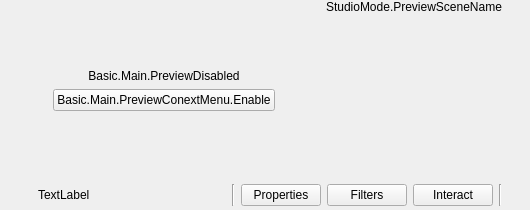
<?xml version="1.0" encoding="UTF-8"?>
<ui version="4.0">
 <class>OBSBasicCentral</class>
 <widget class="QWidget" name="OBSBasicCentral">
  <property name="geometry">
   <rect>
    <x>0</x>
    <y>0</y>
    <width>530</width>
    <height>210</height>
   </rect>
  </property>
  <layout class="QVBoxLayout" name="verticalLayout">
   <property name="spacing">
    <number>0</number>
   </property>
   <property name="leftMargin">
    <number>4</number>
   </property>
   <property name="topMargin">
    <number>0</number>
   </property>
   <property name="rightMargin">
    <number>4</number>
   </property>
   <property name="bottomMargin">
    <number>0</number>
   </property>
   <item>
    <layout class="QHBoxLayout" name="horizontalLayout_2">
     <item>
      <layout class="QHBoxLayout" name="previewLayout">
       <property name="spacing">
        <number>2</number>
       </property>
       <item>
        <widget class="QFrame" name="previewDisabledWidget">
         <property name="sizePolicy">
          <sizepolicy hsizetype="Expanding" vsizetype="Expanding">
           <horstretch>0</horstretch>
           <verstretch>0</verstretch>
          </sizepolicy>
         </property>
         <layout class="QVBoxLayout" name="verticalLayout_7">
          <item>
           <spacer name="verticalSpacer_2">
            <property name="orientation">
             <enum>Qt::Vertical</enum>
            </property>
            <property name="sizeHint" stdset="0">
             <size>
              <width>20</width>
              <height>40</height>
             </size>
            </property>
           </spacer>
          </item>
          <item>
           <widget class="QLabel" name="label">
            <property name="sizePolicy">
             <sizepolicy hsizetype="Preferred" vsizetype="Preferred">
              <horstretch>0</horstretch>
              <verstretch>0</verstretch>
             </sizepolicy>
            </property>
            <property name="text">
             <string>Basic.Main.PreviewDisabled</string>
            </property>
            <property name="alignment">
             <set>Qt::AlignCenter</set>
            </property>
           </widget>
          </item>
          <item>
           <layout class="QHBoxLayout" name="horizontalLayout">
            <item>
             <spacer name="horizontalSpacer_2">
              <property name="orientation">
               <enum>Qt::Horizontal</enum>
              </property>
              <property name="sizeHint" stdset="0">
               <size>
                <width>40</width>
                <height>20</height>
               </size>
              </property>
             </spacer>
            </item>
            <item>
             <widget class="QPushButton" name="enablePreviewButton">
              <property name="text">
               <string>Basic.Main.PreviewConextMenu.Enable</string>
              </property>
             </widget>
            </item>
            <item>
             <spacer name="horizontalSpacer_3">
              <property name="orientation">
               <enum>Qt::Horizontal</enum>
              </property>
              <property name="sizeHint" stdset="0">
               <size>
                <width>40</width>
                <height>20</height>
               </size>
              </property>
             </spacer>
            </item>
           </layout>
          </item>
          <item>
           <spacer name="verticalSpacer_3">
            <property name="orientation">
             <enum>Qt::Vertical</enum>
            </property>
            <property name="sizeHint" stdset="0">
             <size>
              <width>20</width>
              <height>40</height>
             </size>
            </property>
           </spacer>
          </item>
         </layout>
        </widget>
       </item>
       <item>
        <layout class="QVBoxLayout" name="previewTextLayout">
         <property name="spacing">
          <number>0</number>
         </property>
         <item>
          <widget class="QLabel" name="previewLabel">
           <property name="sizePolicy">
            <sizepolicy hsizetype="Ignored" vsizetype="Preferred">
             <horstretch>0</horstretch>
             <verstretch>0</verstretch>
            </sizepolicy>
           </property>
           <property name="text">
            <string>StudioMode.PreviewSceneName</string>
           </property>
           <property name="alignment">
            <set>Qt::AlignLeading|Qt::AlignLeft|Qt::AlignVCenter</set>
           </property>
           <property name="themeID" stdset="0">
            <string>previewProgramLabels</string>
           </property>
          </widget>
         </item>
         <item>
          <widget class="OBSBasicPreview" name="preview" native="true">
           <property name="sizePolicy">
            <sizepolicy hsizetype="Expanding" vsizetype="Expanding">
             <horstretch>0</horstretch>
             <verstretch>0</verstretch>
            </sizepolicy>
           </property>
           <property name="minimumSize">
            <size>
             <width>32</width>
             <height>32</height>
            </size>
           </property>
           <property name="focusPolicy">
            <enum>Qt::ClickFocus</enum>
           </property>
           <property name="contextMenuPolicy">
            <enum>Qt::CustomContextMenu</enum>
           </property>
           <addaction name="actionRemoveSource"/>
          </widget>
         </item>
        </layout>
       </item>
      </layout>
     </item>
    </layout>
   </item>
   <item>
    <widget class="QFrame" name="contextContainer">
     <property name="sizePolicy">
      <sizepolicy hsizetype="Preferred" vsizetype="Preferred">
       <horstretch>0</horstretch>
       <verstretch>0</verstretch>
      </sizepolicy>
     </property>
     <property name="minimumSize">
      <size>
       <width>0</width>
       <height>0</height>
      </size>
     </property>
     <layout class="QHBoxLayout" name="horizontalLayout9">
      <property name="spacing">
       <number>6</number>
      </property>
      <property name="sizeConstraint">
       <enum>QLayout::SetDefaultConstraint</enum>
      </property>
      <property name="leftMargin">
       <number>6</number>
      </property>
      <property name="topMargin">
       <number>4</number>
      </property>
      <property name="rightMargin">
       <number>6</number>
      </property>
      <property name="bottomMargin">
       <number>4</number>
      </property>
      <item>
       <widget class="QFrame" name="contextSubContainer">
        <property name="sizePolicy">
         <sizepolicy hsizetype="Preferred" vsizetype="Preferred">
          <horstretch>0</horstretch>
          <verstretch>0</verstretch>
         </sizepolicy>
        </property>
        <property name="minimumSize">
         <size>
          <width>0</width>
          <height>0</height>
         </size>
        </property>
        <layout class="QHBoxLayout" name="horizontalLayout_5">
         <property name="spacing">
          <number>6</number>
         </property>
         <property name="leftMargin">
          <number>0</number>
         </property>
         <property name="topMargin">
          <number>0</number>
         </property>
         <property name="rightMargin">
          <number>0</number>
         </property>
         <property name="bottomMargin">
          <number>0</number>
         </property>
         <item>
          <widget class="QLabel" name="contextSourceIcon">
           <property name="sizePolicy">
            <sizepolicy hsizetype="Fixed" vsizetype="Fixed">
             <horstretch>0</horstretch>
             <verstretch>0</verstretch>
            </sizepolicy>
           </property>
           <property name="minimumSize">
            <size>
             <width>22</width>
             <height>22</height>
            </size>
           </property>
           <property name="maximumSize">
            <size>
             <width>22</width>
             <height>22</height>
            </size>
           </property>
           <property name="text">
            <string/>
           </property>
          </widget>
         </item>
         <item>
          <widget class="QLabel" name="contextSourceLabel">
           <property name="sizePolicy">
            <sizepolicy hsizetype="Preferred" vsizetype="Fixed">
             <horstretch>0</horstretch>
             <verstretch>0</verstretch>
            </sizepolicy>
           </property>
           <property name="minimumSize">
            <size>
             <width>160</width>
             <height>22</height>
            </size>
           </property>
           <property name="maximumSize">
            <size>
             <width>160</width>
             <height>22</height>
            </size>
           </property>
           <property name="text">
            <string>TextLabel</string>
           </property>
          </widget>
         </item>
         <item>
          <widget class="QLabel" name="contextSourceIconSpacer">
           <property name="sizePolicy">
            <sizepolicy hsizetype="Fixed" vsizetype="Fixed">
             <horstretch>0</horstretch>
             <verstretch>0</verstretch>
            </sizepolicy>
           </property>
           <property name="minimumSize">
            <size>
             <width>22</width>
             <height>22</height>
            </size>
           </property>
           <property name="maximumSize">
            <size>
             <width>22</width>
             <height>22</height>
            </size>
           </property>
           <property name="text">
            <string/>
           </property>
          </widget>
         </item>
         <item>
          <widget class="Line" name="line_3">
           <property name="orientation">
            <enum>Qt::Vertical</enum>
           </property>
          </widget>
         </item>
         <item>
          <widget class="QPushButton" name="sourcePropertiesButton">
           <property name="sizePolicy">
            <sizepolicy hsizetype="Minimum" vsizetype="Fixed">
             <horstretch>0</horstretch>
             <verstretch>0</verstretch>
            </sizepolicy>
           </property>
           <property name="minimumSize">
            <size>
             <width>0</width>
             <height>22</height>
            </size>
           </property>
           <property name="toolTip">
            <string>SourceProperties</string>
           </property>
           <property name="text">
            <string>Properties</string>
           </property>
           <property name="icon">
            <iconset resource="obs.qrc">
             <normaloff>:/settings/images/settings/general.svg</normaloff>:/settings/images/settings/general.svg</iconset>
           </property>
           <property name="flat">
            <bool>false</bool>
           </property>
           <property name="themeID2" stdset="0">
            <string notr="true">contextBarButton</string>
           </property>
          </widget>
         </item>
         <item>
          <widget class="QPushButton" name="sourceFiltersButton">
           <property name="minimumSize">
            <size>
             <width>0</width>
             <height>22</height>
            </size>
           </property>
           <property name="toolTip">
            <string>SourceFilters</string>
           </property>
           <property name="text">
            <string>Filters</string>
           </property>
           <property name="icon">
            <iconset resource="obs.qrc">
             <normaloff>:/res/images/filter.svg</normaloff>:/res/images/filter.svg</iconset>
           </property>
           <property name="flat">
            <bool>false</bool>
           </property>
           <property name="themeID2" stdset="0">
            <string notr="true">contextBarButton</string>
           </property>
          </widget>
         </item>
         <item>
          <widget class="QPushButton" name="sourceInteractButton">
           <property name="minimumSize">
            <size>
             <width>0</width>
             <height>22</height>
            </size>
           </property>
           <property name="toolTip">
            <string>Interact</string>
           </property>
           <property name="text">
            <string>Interact</string>
           </property>
           <property name="icon">
            <iconset resource="obs.qrc">
             <normaloff>:/res/images/interact.svg</normaloff>:/res/images/interact.svg</iconset>
           </property>
           <property name="flat">
            <bool>false</bool>
           </property>
           <property name="themeID2" stdset="0">
            <string notr="true">contextBarButton</string>
           </property>
          </widget>
         </item>
         <item>
          <widget class="Line" name="line">
           <property name="orientation">
            <enum>Qt::Vertical</enum>
           </property>
          </widget>
         </item>
        </layout>
       </widget>
      </item>
      <item>
       <widget class="QFrame" name="emptySpace">
        <property name="sizePolicy">
         <sizepolicy hsizetype="Expanding" vsizetype="Minimum">
          <horstretch>0</horstretch>
          <verstretch>0</verstretch>
         </sizepolicy>
        </property>
        <property name="minimumSize">
         <size>
          <width>0</width>
          <height>22</height>
         </size>
        </property>
        <layout class="QHBoxLayout" name="horizontalLayout_6">
         <property name="spacing">
          <number>0</number>
         </property>
         <property name="leftMargin">
          <number>0</number>
         </property>
         <property name="topMargin">
          <number>0</number>
         </property>
         <property name="rightMargin">
          <number>0</number>
         </property>
         <property name="bottomMargin">
          <number>0</number>
         </property>
        </layout>
       </widget>
      </item>
     </layout>
    </widget>
   </item>
  </layout>
  <action name="actionRemoveSource">
   <property name="icon">
    <iconset resource="obs.qrc">
     <normaloff>:/res/images/minus.svg</normaloff>:/res/images/minus.svg</iconset>
   </property>
   <property name="text">
    <string>Remove</string>
   </property>
   <property name="toolTip">
    <string>RemoveSource</string>
   </property>
   <property name="shortcut">
    <string>Del</string>
   </property>
   <property name="shortcutContext">
    <enum>Qt::WidgetWithChildrenShortcut</enum>
   </property>
   <property name="themeID" stdset="0">
    <string notr="true">removeIconSmall</string>
   </property>
  </action>
 </widget>
 <customwidgets>
  <customwidget>
   <class>OBSBasicPreview</class>
   <extends>QWidget</extends>
   <header>window-basic-preview.hpp</header>
  </customwidget>
 </customwidgets>
 <resources>
  <include location="obs.qrc"/>
 </resources>
 <connections/>
</ui>
